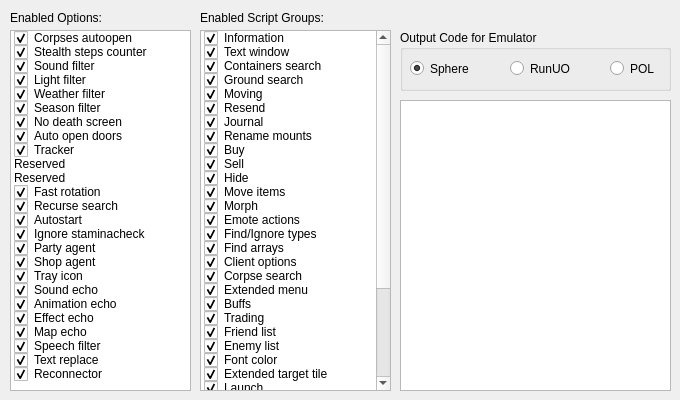
      <widget class="QWidget" name="tb_OAFeatures">
       <attribute name="title">
        <string>OA Features</string>
       </attribute>
       <widget class="QLabel" name="label_14">
        <property name="geometry">
         <rect>
          <x>10</x>
          <y>10</y>
          <width>181</width>
          <height>16</height>
         </rect>
        </property>
        <property name="text">
         <string>Enabled Options:</string>
        </property>
       </widget>
       <widget class="QListWidget" name="lw_OAFeaturesOptions">
        <property name="geometry">
         <rect>
          <x>10</x>
          <y>30</y>
          <width>181</width>
          <height>361</height>
         </rect>
        </property>
        <item>
         <property name="text">
          <string>Corpses autoopen</string>
         </property>
         <property name="checkState">
          <enum>Checked</enum>
         </property>
        </item>
        <item>
         <property name="text">
          <string>Stealth steps counter</string>
         </property>
         <property name="checkState">
          <enum>Checked</enum>
         </property>
        </item>
        <item>
         <property name="text">
          <string>Sound filter</string>
         </property>
         <property name="checkState">
          <enum>Checked</enum>
         </property>
        </item>
        <item>
         <property name="text">
          <string>Light filter</string>
         </property>
         <property name="checkState">
          <enum>Checked</enum>
         </property>
        </item>
        <item>
         <property name="text">
          <string>Weather filter</string>
         </property>
         <property name="checkState">
          <enum>Checked</enum>
         </property>
        </item>
        <item>
         <property name="text">
          <string>Season filter</string>
         </property>
         <property name="checkState">
          <enum>Checked</enum>
         </property>
        </item>
        <item>
         <property name="text">
          <string>No death screen</string>
         </property>
         <property name="checkState">
          <enum>Checked</enum>
         </property>
        </item>
        <item>
         <property name="text">
          <string>Auto open doors</string>
         </property>
         <property name="checkState">
          <enum>Checked</enum>
         </property>
        </item>
        <item>
         <property name="text">
          <string>Tracker</string>
         </property>
         <property name="checkState">
          <enum>Checked</enum>
         </property>
        </item>
        <item>
         <property name="text">
          <string>Reserved</string>
         </property>
         <property name="checkState">
          <enum>Unchecked</enum>
         </property>
        </item>
        <item>
         <property name="text">
          <string>Reserved</string>
         </property>
         <property name="checkState">
          <enum>Unchecked</enum>
         </property>
        </item>
        <item>
         <property name="text">
          <string>Fast rotation</string>
         </property>
         <property name="checkState">
          <enum>Checked</enum>
         </property>
        </item>
        <item>
         <property name="text">
          <string>Recurse search</string>
         </property>
         <property name="checkState">
          <enum>Checked</enum>
         </property>
        </item>
        <item>
         <property name="text">
          <string>Autostart</string>
         </property>
         <property name="checkState">
          <enum>Checked</enum>
         </property>
        </item>
        <item>
         <property name="text">
          <string>Ignore staminacheck</string>
         </property>
         <property name="checkState">
          <enum>Checked</enum>
         </property>
        </item>
        <item>
         <property name="text">
          <string>Party agent</string>
         </property>
         <property name="checkState">
          <enum>Checked</enum>
         </property>
        </item>
        <item>
         <property name="text">
          <string>Shop agent</string>
         </property>
         <property name="checkState">
          <enum>Checked</enum>
         </property>
        </item>
        <item>
         <property name="text">
          <string>Tray icon</string>
         </property>
         <property name="checkState">
          <enum>Checked</enum>
         </property>
        </item>
        <item>
         <property name="text">
          <string>Sound echo</string>
         </property>
         <property name="checkState">
          <enum>Checked</enum>
         </property>
        </item>
        <item>
         <property name="text">
          <string>Animation echo</string>
         </property>
         <property name="checkState">
          <enum>Checked</enum>
         </property>
        </item>
        <item>
         <property name="text">
          <string>Effect echo</string>
         </property>
         <property name="checkState">
          <enum>Checked</enum>
         </property>
        </item>
        <item>
         <property name="text">
          <string>Map echo</string>
         </property>
         <property name="checkState">
          <enum>Checked</enum>
         </property>
        </item>
        <item>
         <property name="text">
          <string>Speech filter</string>
         </property>
         <property name="checkState">
          <enum>Checked</enum>
         </property>
        </item>
        <item>
         <property name="text">
          <string>Text replace</string>
         </property>
         <property name="checkState">
          <enum>Checked</enum>
         </property>
        </item>
        <item>
         <property name="text">
          <string>Reconnector</string>
         </property>
         <property name="checkState">
          <enum>Checked</enum>
         </property>
        </item>
       </widget>
       <widget class="QLabel" name="label_15">
        <property name="geometry">
         <rect>
          <x>200</x>
          <y>10</y>
          <width>191</width>
          <height>16</height>
         </rect>
        </property>
        <property name="text">
         <string>Enabled Script Groups:</string>
        </property>
       </widget>
       <widget class="QListWidget" name="lw_OAFeaturesScripts">
        <property name="geometry">
         <rect>
          <x>200</x>
          <y>30</y>
          <width>191</width>
          <height>361</height>
         </rect>
        </property>
        <item>
         <property name="text">
          <string>Information</string>
         </property>
         <property name="checkState">
          <enum>Checked</enum>
         </property>
        </item>
        <item>
         <property name="text">
          <string>Text window</string>
         </property>
         <property name="checkState">
          <enum>Checked</enum>
         </property>
        </item>
        <item>
         <property name="text">
          <string>Containers search</string>
         </property>
         <property name="checkState">
          <enum>Checked</enum>
         </property>
        </item>
        <item>
         <property name="text">
          <string>Ground search</string>
         </property>
         <property name="checkState">
          <enum>Checked</enum>
         </property>
        </item>
        <item>
         <property name="text">
          <string>Moving</string>
         </property>
         <property name="checkState">
          <enum>Checked</enum>
         </property>
        </item>
        <item>
         <property name="text">
          <string>Resend</string>
         </property>
         <property name="checkState">
          <enum>Checked</enum>
         </property>
        </item>
        <item>
         <property name="text">
          <string>Journal</string>
         </property>
         <property name="checkState">
          <enum>Checked</enum>
         </property>
        </item>
        <item>
         <property name="text">
          <string>Rename mounts</string>
         </property>
         <property name="checkState">
          <enum>Checked</enum>
         </property>
        </item>
        <item>
         <property name="text">
          <string>Buy</string>
         </property>
         <property name="checkState">
          <enum>Checked</enum>
         </property>
        </item>
        <item>
         <property name="text">
          <string>Sell</string>
         </property>
         <property name="checkState">
          <enum>Checked</enum>
         </property>
        </item>
        <item>
         <property name="text">
          <string>Hide</string>
         </property>
         <property name="checkState">
          <enum>Checked</enum>
         </property>
        </item>
        <item>
         <property name="text">
          <string>Move items</string>
         </property>
         <property name="checkState">
          <enum>Checked</enum>
         </property>
        </item>
        <item>
         <property name="text">
          <string>Morph</string>
         </property>
         <property name="checkState">
          <enum>Checked</enum>
         </property>
        </item>
        <item>
         <property name="text">
          <string>Emote actions</string>
         </property>
         <property name="checkState">
          <enum>Checked</enum>
         </property>
        </item>
        <item>
         <property name="text">
          <string>Find/Ignore types</string>
         </property>
         <property name="checkState">
          <enum>Checked</enum>
         </property>
        </item>
        <item>
         <property name="text">
          <string>Find arrays</string>
         </property>
         <property name="checkState">
          <enum>Checked</enum>
         </property>
        </item>
        <item>
         <property name="text">
          <string>Client options</string>
         </property>
         <property name="checkState">
          <enum>Checked</enum>
         </property>
        </item>
        <item>
         <property name="text">
          <string>Corpse search</string>
         </property>
         <property name="checkState">
          <enum>Checked</enum>
         </property>
        </item>
        <item>
         <property name="text">
          <string>Extended menu</string>
         </property>
         <property name="checkState">
          <enum>Checked</enum>
         </property>
        </item>
        <item>
         <property name="text">
          <string>Buffs</string>
         </property>
         <property name="checkState">
          <enum>Checked</enum>
         </property>
        </item>
        <item>
         <property name="text">
          <string>Trading</string>
         </property>
         <property name="checkState">
          <enum>Checked</enum>
         </property>
        </item>
        <item>
         <property name="text">
          <string>Friend list</string>
         </property>
         <property name="checkState">
          <enum>Checked</enum>
         </property>
        </item>
        <item>
         <property name="text">
          <string>Enemy list</string>
         </property>
         <property name="checkState">
          <enum>Checked</enum>
         </property>
        </item>
        <item>
         <property name="text">
          <string>Font color</string>
         </property>
         <property name="checkState">
          <enum>Checked</enum>
         </property>
        </item>
        <item>
         <property name="text">
          <string>Extended target tile</string>
         </property>
         <property name="checkState">
          <enum>Checked</enum>
         </property>
        </item>
        <item>
         <property name="text">
          <string>Launch</string>
         </property>
         <property name="checkState">
          <enum>Checked</enum>
         </property>
        </item>
        <item>
         <property name="text">
          <string>Removed objects position</string>
         </property>
         <property name="checkState">
          <enum>Checked</enum>
         </property>
        </item>
        <item>
         <property name="text">
          <string>Extended gumps</string>
         </property>
         <property name="checkState">
          <enum>Checked</enum>
         </property>
        </item>
        <item>
         <property name="text">
          <string>Objects property</string>
         </property>
         <property name="checkState">
          <enum>Checked</enum>
         </property>
        </item>
        <item>
         <property name="text">
          <string>Character profile</string>
         </property>
         <property name="checkState">
          <enum>Checked</enum>
         </property>
        </item>
        <item>
         <property name="text">
          <string>Prompts</string>
         </property>
         <property name="checkState">
          <enum>Checked</enum>
         </property>
        </item>
        <item>
         <property name="text">
          <string>Statusbars control</string>
         </property>
         <property name="checkState">
          <enum>Checked</enum>
         </property>
        </item>
        <item>
         <property name="text">
          <string>Log out</string>
         </property>
         <property name="checkState">
          <enum>Checked</enum>
         </property>
        </item>
        <item>
         <property name="text">
          <string>Timers</string>
         </property>
         <property name="checkState">
          <enum>Checked</enum>
         </property>
        </item>
       </widget>
       <widget class="QGroupBox" name="gb_OAFeaturesEmulator">
        <property name="geometry">
         <rect>
          <x>400</x>
          <y>30</y>
          <width>271</width>
          <height>61</height>
         </rect>
        </property>
        <property name="title">
         <string>Output Code for Emulator</string>
        </property>
        <widget class="QRadioButton" name="rb_OAFeaturesSphere">
         <property name="geometry">
          <rect>
           <x>10</x>
           <y>30</y>
           <width>71</width>
           <height>17</height>
          </rect>
         </property>
         <property name="text">
          <string>Sphere</string>
         </property>
         <property name="checked">
          <bool>true</bool>
         </property>
        </widget>
        <widget class="QRadioButton" name="rb_OAFeaturesRunUO">
         <property name="geometry">
          <rect>
           <x>110</x>
           <y>30</y>
           <width>71</width>
           <height>17</height>
          </rect>
         </property>
         <property name="text">
          <string>RunUO</string>
         </property>
        </widget>
        <widget class="QRadioButton" name="rb_OAFeaturesPOL">
         <property name="geometry">
          <rect>
           <x>210</x>
           <y>30</y>
           <width>51</width>
           <height>17</height>
          </rect>
         </property>
         <property name="text">
          <string>POL</string>
         </property>
        </widget>
       </widget>
       <widget class="QPlainTextEdit" name="pte_OAFeaturesCode">
        <property name="geometry">
         <rect>
          <x>400</x>
          <y>100</y>
          <width>271</width>
          <height>291</height>
         </rect>
        </property>
        <property name="lineWrapMode">
         <enum>QPlainTextEdit::NoWrap</enum>
        </property>
        <property name="readOnly">
         <bool>true</bool>
        </property>
       </widget>
      </widget>
